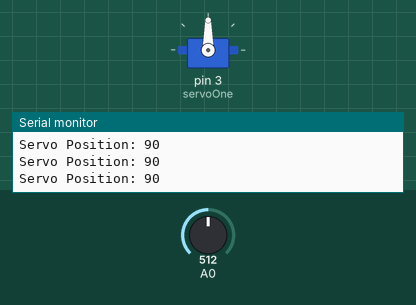
Simulated run of this sketch. Board: Arduino Uno, built with avr-gcc and run on an emulated ATmega328P. On the bench: servo, the last lines printed to the serial monitor. The test bench sets the inputs (shaded band); at power-on: A0 = 512.

Above: at 1.2 s.
1.3 s: A0 set to 716
At 1.9 s:
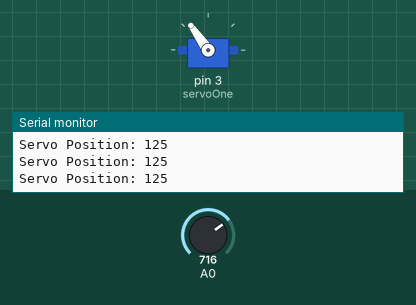
2.8 s: A0 set to 900
At 3.3 s:
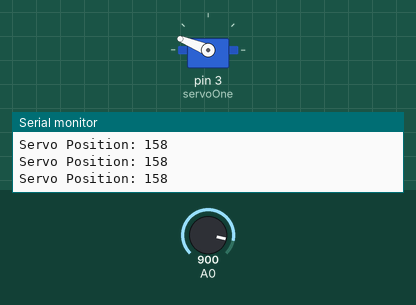
4.3 s: A0 set to 1023
At 4.7 s:
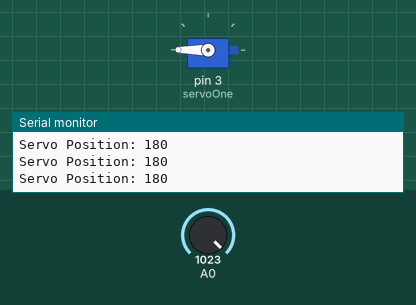
5.8 s: A0 set to 306
At 6.2 s:
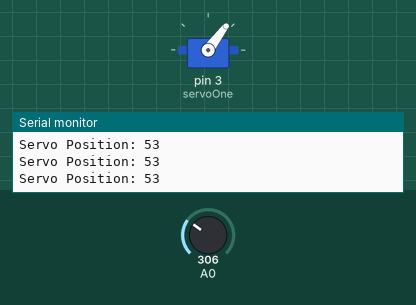
7.3 s: A0 set to 122
At 8.5 s:
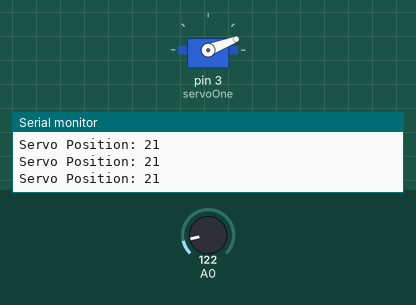
8.8 s: A0 set to 0
At 10.2 s:
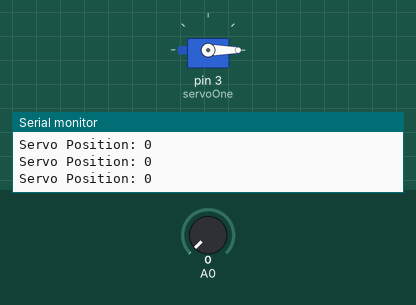
Timing chart, 0 to 11.3 s (numbered marks = the images above; inputs shaded):
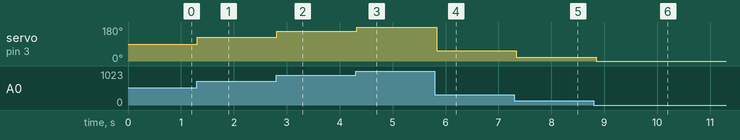

The sketch:

CH_one_sketch_seven.ino
```cpp
#include <Servo.h>

Servo servoOne;
int pos;

void setup() {
Serial.begin(9600);
servoOne.attach(3);
}

void loop() {
pos = analogRead(A0);
pos = map(pos, 0, 1023, 0, 180);
servoOne.write(pos);
Serial.print("Servo Position: ");
Serial.println(pos);
delay(100);
}
```

Measured:
- after the input at 1.3 s, servo on pin 3 (servoOne): 90° → 125° at once
- after the input at 2.8 s, servo on pin 3 (servoOne): 125° → 158° at once
- after the input at 4.3 s, servo on pin 3 (servoOne): 158° → 180° at once
- after the input at 5.8 s, servo on pin 3 (servoOne): 180° → 53° at once
- after the input at 7.3 s, servo on pin 3 (servoOne): 53° → 21° at once
- after the input at 8.8 s, servo on pin 3 (servoOne): 21° → 0° at once
